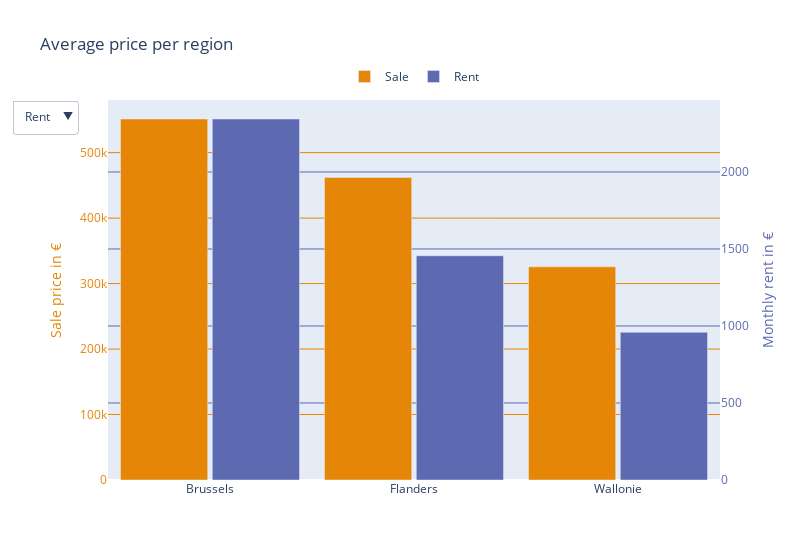

Notebook code for this chart:
### Code cell
fig = go.Figure()
colors = px.colors.qualitative.Vivid
fig.add_trace(
    go.Bar(
        x=price_sale_region['Region'],
        y=price_sale_region['Price'],
        name='Sale',
        offsetgroup=1,
        marker=dict(
            color=colors[0]
        )
    )
)
fig.add_trace(
    go.Bar(
        x=price_rent_region['Region'],
        y=price_rent_region['Price'],
        name='Rent',
        yaxis='y2',
        offsetgroup=2,
        marker=dict(
            color=colors[1]
        )
    )
)
fig.update_traces(
    hovertemplate='<b>%{y:,.0f} €</b>'
)
buttons=[
    dict(
        label="Rent",
        method="update",
        args=[{},dict(
            xaxis=dict(
                categoryarray=price_rent_region['Region']
            )   
        )]
    ),
    dict(
        label="Sale",
        method="update",
        args=[{},dict(
            xaxis=dict(
                categoryarray=price_sale_region['Region']
            )   
        )]
    )
]
fig.update_layout(
    title='Average price per region',
    width = 800,
    updatemenus=[dict(
        buttons=buttons
    )],
    legend=dict(
        x=0.5,
        y=1.1,
        orientation='h',
        xanchor='center'
    ),
    yaxis=dict(
        gridcolor=colors[0],
        color=colors[0],
        title='Sale price in €'
    ),
    yaxis2=dict(
        overlaying='y',
        side='right',
        gridcolor=colors[1],
        color=colors[1],
        title='Monthly rent in €'
    ),
        xaxis=dict(
        categoryorder='array',
    ),
    bargap=0.1,
    bargroupgap=0.05,
    hovermode='x unified',
)
fig.show()

### Figure 1 — Plotly figure (JSON) as saved in the notebook; plotly's stock layout.template omitted (floating-point values rounded to 4 significant figures)
{"data": [{"hovertemplate": "<b>%{y:,.0f} €</b>", "marker": {"color": "rgb(229, 134, 6)"}, "name": "Sale", "offsetgroup": "1", "type": "bar", "x": ["Brussels", "Flanders", "Wallonie"], "y": [551392, 462069, 325543]}, {"hovertemplate": "<b>%{y:,.0f} €</b>", "marker": {"color": "rgb(93, 105, 177)"}, "name": "Rent", "offsetgroup": "2", "type": "bar", "x": ["Brussels", "Flanders", "Wallonie"], "y": [2344, 1456, 959], "yaxis": "y2"}], "layout": {"bargap": 0.1, "bargroupgap": 0.05, "hovermode": "x unified", "legend": {"orientation": "h", "x": 0.5, "xanchor": "center", "y": 1.1}, "title": {"text": "Average price per region"}, "updatemenus": [{"buttons": [{"args": [{}, {"xaxis": {"categoryarray": ["Brussels", "Flanders", "Wallonie"]}}], "label": "Rent", "method": "update"}, {"args": [{}, {"xaxis": {"categoryarray": ["Brussels", "Flanders", "Wallonie"]}}], "label": "Sale", "method": "update"}]}], "width": 800, "xaxis": {"categoryorder": "array"}, "yaxis": {"color": "rgb(229, 134, 6)", "gridcolor": "rgb(229, 134, 6)", "title": {"text": "Sale price in €"}}, "yaxis2": {"color": "rgb(93, 105, 177)", "gridcolor": "rgb(93, 105, 177)", "overlaying": "y", "side": "right", "title": {"text": "Monthly rent in €"}}}}
